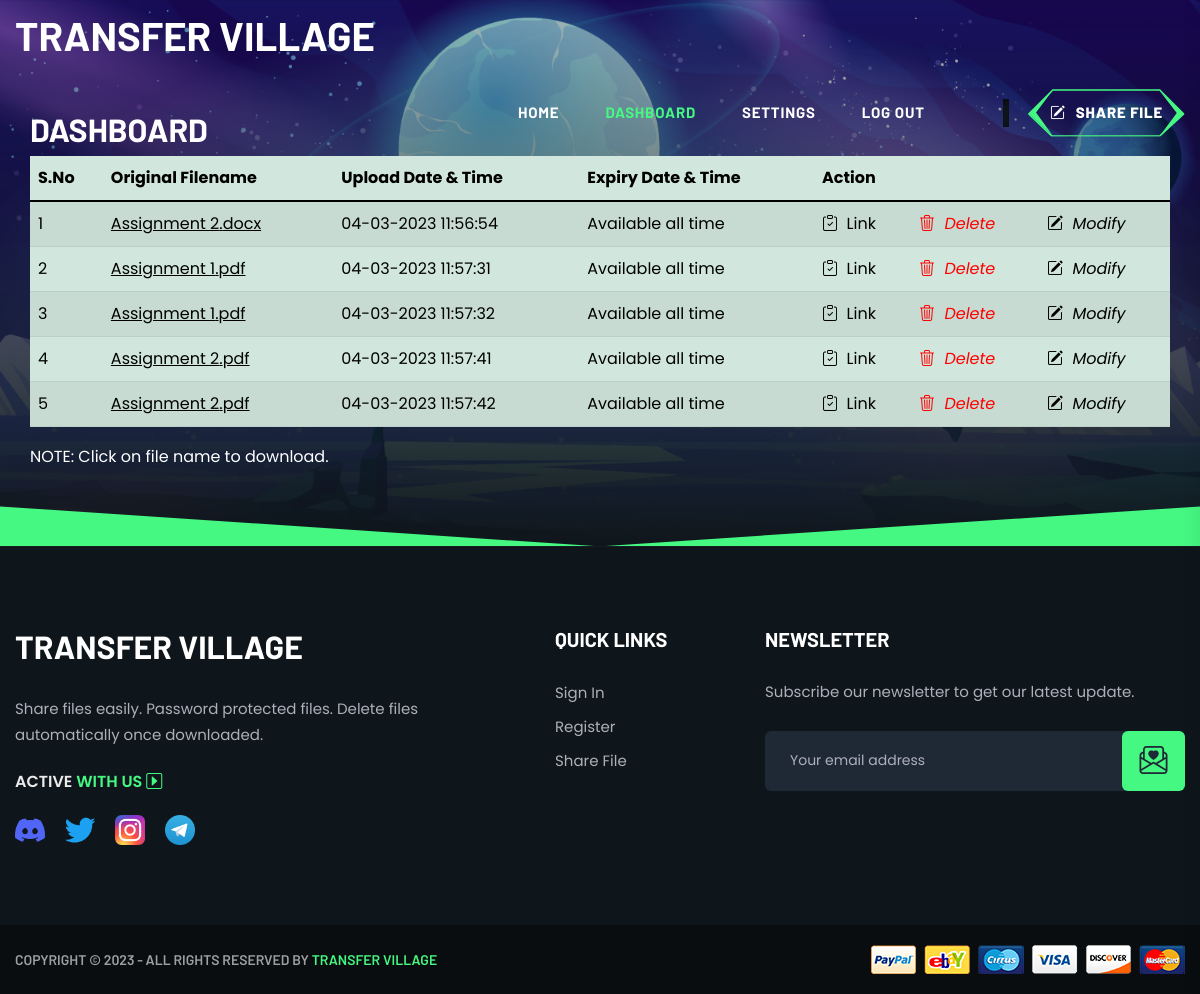
/dashboard/ (signed in), run on an earlier commit of the app's database.
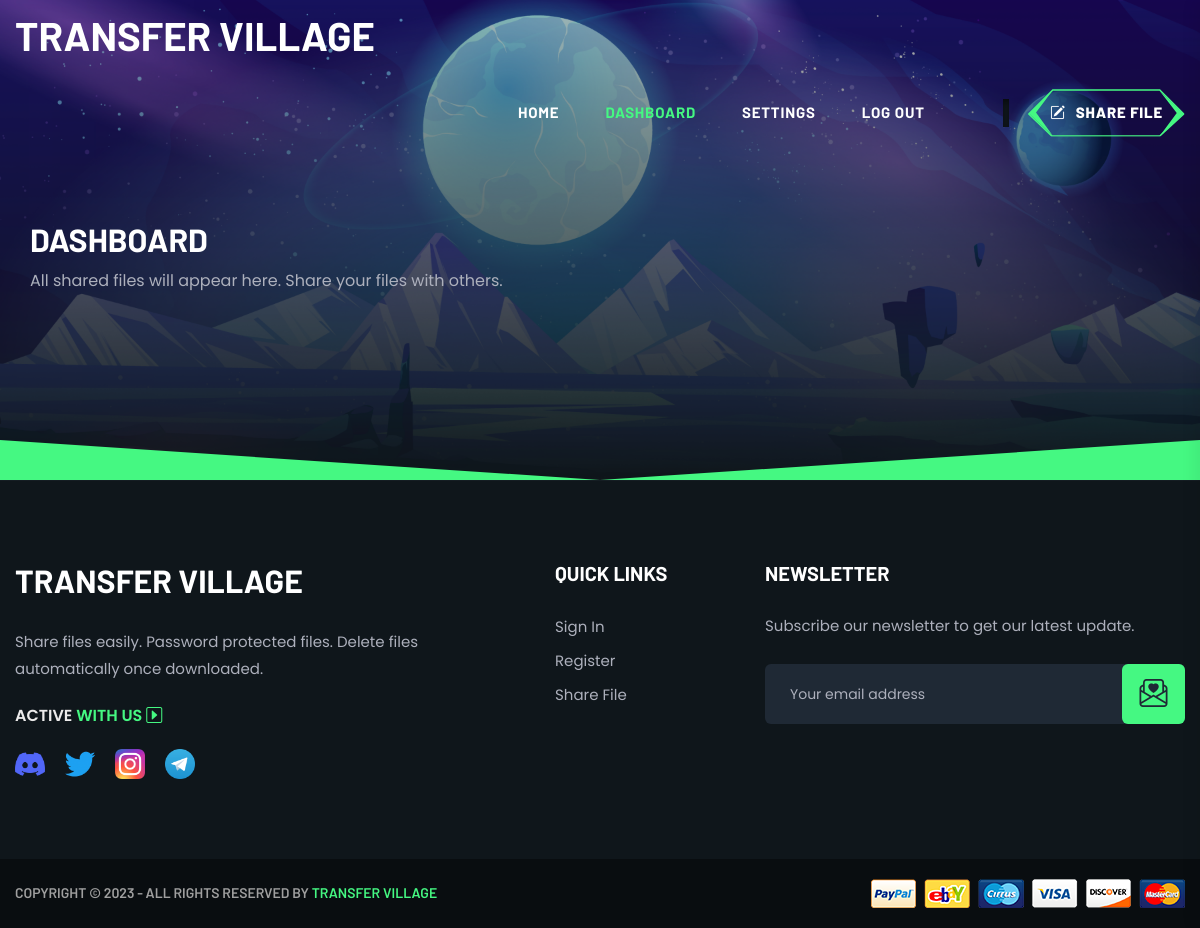
And on a later commit of the database.
### TransferVillage/models.py (models this page shows)
class File(db.Model):
    id = db.Column(db.String(125), primary_key=True)
    folder_name = db.Column(db.String(125))
    original_filename = db.Column(db.String(125))
    filename = db.Column(db.String(125), unique=True)
    is_private = db.Column(db.Boolean, default=False)
    password = db.Column(db.String(1000))
    is_expiry = db.Column(db.Boolean, default=False)
    expires_at = db.Column(db.DateTime)
    uploaded_at = db.Column(db.DateTime)
    link = db.Column(db.String(1000), nullable=False, unique=True)
    user_id = db.Column(db.String(125), db.ForeignKey('user.id'))

### TransferVillage/main/views.py (the view)
@main.route('/dashboard/', methods=['GET','POST'])
@login_required
def dashboard():
    files = File.query.filter_by(user_id=current_user.id).all()
    return render_template('main/dashboard.html', dashboard="active", files=files)

### TransferVillage/models.py (called while the page is built)
@login_manager.user_loader
def load_user(user_id):
    return User.query.get(str(user_id))

### TransferVillage/templates/main/dashboard.html (shortened to what this page needs)
{% extends 'main/base.html' %}
{% block content %}
<main class="main--area">
    <section class="breadcrumb-area breadcrumb__hide-img"
        data-background="{{ url_for('static', filename='assets/img/slider/slider_bg.jpg') }}"
        style="background-image: url(&quot;assets/img/bg/breadcrumb_bg02.jpg&quot;);">
        <div class="container">
            <div class="breadcrumb__wrapper">
                <div class="row">
                    <div class="col-12">
                        <div class="container">
                            <h2> Dashboard</h2>
                            <div class="table-responsive">
                                {% if files %}
                                <table class="table table-success table-striped">
                                    <thead>
                                        <tr>
                                            <th scope="col">S.No</th>
                                            <th scope="col">Original Filename</th>
                                            <th scope="col">Upload Date & Time</th>
                                            <th scope="col">Expiry Date & Time</th>
                                            <th scope="col" colspan="3">Action</th>
                                        </tr>
                                    </thead>
                                    <tbody>
                                        {% for file in files %}
                                        <tr>
                                            <td>{{ loop.index }}</td>
                                            <td><a href="{{ file.link }}"
                                                    style="color: black; text-decoration-line: underline;"
                                                    target="_blank">{{ file.original_filename.split('.')[0] }}.{{
                                                    file.filename.split('.')[1] }}</a></td>
                                            <td>{{ file.uploaded_at.strftime('%d-%m-%Y %H:%M:%S') }}</td>
                                            {% if file.is_expiry %}
                                            <td>{{ file.expires_at.strftime('%d-%m-%Y %H:%M:%S') }}</td>
                                            {% else %}
                                            <td>Available all time</td>
                                            {% endif %}
                                            <td>
                                                <a type="button" onclick="COPYTOCLIPBOARD('{{ file.id }}')"
                                                    id="{{ file.id }}" url="{{ file.link }}">
                                                    <i class="bi bi-clipboard-check new-btn"></i>&nbsp;
                                                    Link</i>
                                                </a>
                                            </td>
                                            <td>
                                                <a type="button" data-bs-toggle="modal"
                                                    data-bs-target="#DeleteModal-{{ file.id }}">
                                                    <i class="bi bi-trash3" style="color: red;">&nbsp;
                                                        Delete</i>
                                                </a>
                                            </td>
                                            <td>
                                                <a type="button" data-bs-toggle="modal"
                                                    data-bs-target="#ModifyModal-{{ file.id }}">
                                                    <i class="bi bi-pencil-square">&nbsp;
                                                        Modify</i>
                                                </a>
                                            </td>
                                        </tr>
                                        {% endfor %}
                                    </tbody>
                                </table>
                                <span style="color: white;">NOTE: Click on file name to download.</span>
                                {% else %}
                                All shared files will appear here. Share your files with others.
                            </div>
                            {% endif %}
                        </div>
                    </div>
                </div>
            </div>
        </div>
    </section>
</main>
{% endblock content %}

### TransferVillage/templates/main/base.html (shortened to what this page needs)
<!doctype html>
<html class="no-js" lang="en">
<head>
    <link rel="stylesheet" href="https://cdn.jsdelivr.net/npm/bootstrap-icons@1.10.3/font/bootstrap-icons.css">
    <link rel="stylesheet" href="{{ url_for('static', filename='assets/css/plugins.css') }}">
    <link rel="stylesheet" href="{{ url_for('static', filename='assets/css/main.css') }}">
</head>
<body>
    <header>
        <div id="sticky-header" class="tg-header__area transparent-header">
            <div class="container custom-container">
                <div class="row">
                    <div class="col-12">
                        <div class="tgmenu__wrap">
                            <nav class="tgmenu__nav">
                                <div class="logo">
                                    <h1><a href="{{ url_for('main.home') }}">Transfer Village</a></h1>
                                </div>
                                <div class="tgmenu__navbar-wrap tgmenu__main-menu d-none d-xl-flex">
                                    <ul class="navigation">
                                        {% if current_user.is_authenticated %}
                                        <li class="{{ home }} menu-item-has-children"><a
                                                href="{{ url_for('main.home') }}">Home</a>
                                        </li>
                                        <li class="{{ dashboard }} menu-item-has-children"><a
                                                href="{{ url_for('main.dashboard') }}">Dashboard</a>
                                        </li>
                                        <li class="{{ settings }} menu-item-has-children"><a
                                                href="{{ url_for('main.settings') }}">Settings</a>
                                        </li>
                                        <li><a href="{{ url_for('main.logout') }}">Log out</a></li>
                                        {% endif %}
                                    </ul>
                                </div>
                                <div class="tgmenu__action d-none d-md-block">
                                    <ul class="list-wrap">
                                        {% if current_user.is_authenticated %}
                                        <li class="header-btn"><a href="{{ url_for('files.upload') }}"
                                                class="tg-border-btn"><i class="bi bi-pencil-square"></i> Share File</a>
                                        </li>
                                        {% endif %}
                                    </ul>
                                </div>
                            </nav>
                        </div>
                    </div>
                </div>
            </div>
        </div>
    </header>
    {% block content %}
    {% endblock %}
    <footer class="footer-style-one">
        <div class="footer__top-wrap">
            <div class="container">
                <div class="row">
                    <div class="col-xl-5 col-lg-6 col-md-8">
                        <div class="footer-widget">
                            <div class="footer-logo logo">
                                <h2>Transfer Village</h2>
                            </div>
                            <div class="footer-text">
                                <p class="desc">Share files
                                    easily. Password protected
                                    files. Delete files automatically once downloaded.</p>
                                <p class="social-title">Active <span>With Us <i
                                            class="bi bi-caret-right-square"></i></span></p>
                                <div class="footer-social">
                                    <a href="#"><img
                                            src="{{ url_for('static', filename='assets/img/icons/social_icon01.png') }}"
                                            alt="iocn"></a>
                                    <a href="#"><img
                                            src="{{ url_for('static', filename='assets/img/icons/social_icon02.png') }}"
                                            alt="iocn"></a>
                                    <a href="#"><img
                                            src="{{ url_for('static', filename='assets/img/icons/social_icon03.png') }}"
                                            alt="iocn"></a>
                                    <a href="#"><img
                                            src="{{ url_for('static', filename='assets/img/icons/social_icon04.png') }}"
                                            alt="iocn"></a>
                                </div>
                            </div>
                        </div>
                    </div>
                    <div class="col-xl-2 col-lg-3 col-md-5 col-sm-6">
                        <div class="footer-widget widget_nav_menu">
                            <h4 class="fw-title">Quick Links</h4>
                            <ul class="list-wrap menu">
                                <li><a href="{{ url_for('main.login') }}">Sign In</a></li>
                                <li><a href="{{ url_for('main.register') }}">Register</a></li>
                                <li><a href="{{ url_for('files.upload') }}">Share File</a></li>
                            </ul>
                        </div>
                    </div>
                    <div class="col-xl-5 col-lg-6 col-md-8">
                        <div class="footer-widget">
                            <h4 class="fw-title">Newsletter</h4>
                            <div class="footer-newsletter">
                                <p>Subscribe our newsletter to get our latest update.</p>
                                <form action="{{ url_for('main.newsletter') }}" method="post"
                                    class="footer-newsletter-form">
                                    <input name="email" type="email" placeholder="Your email address" required>
                                    <button type="submit"><i class="bi bi-envelope-paper-heart"></i></button>
                                </form>
                            </div>
                        </div>
                    </div>
                </div>
            </div>
        </div>
        <div class="copyright__wrap">
            <div class="container">
                <div class="row align-items-center">
                    <div class="col-md-7">
                        <div class="copyright__text">
                            <p>Copyright &copy; 2023 - All Rights Reserved By <span><a
                                        href="{{ url_for('main.home') }}">Transfer Village</a></span></p>
                        </div>
                    </div>
                    <div class="col-md-5">
                        <div class="copyright__card text-center text-md-end">
                            <img src="{{ url_for('static', filename='assets/img/others/payment_card.png') }}"
                                alt="payment card">
                        </div>
                    </div>
                </div>
            </div>
        </div>
    </footer>
</body>
</html>

What changed in the data, as far as the page shows it:
removed File: original_filename "Assignment 2", filename "docx", uploaded_at "04-03-2023 11:56:54", is_expiry "Available all time"
removed File: original_filename "Assignment 1", filename "pdf", uploaded_at "04-03-2023 11:57:31", is_expiry "Available all time"
removed File: original_filename "Assignment 1", filename "pdf", uploaded_at "04-03-2023 11:57:32", is_expiry "Available all time"
removed File: original_filename "Assignment 2", filename "pdf", uploaded_at "04-03-2023 11:57:41", is_expiry "Available all time"
removed File: original_filename "Assignment 2", filename "pdf", uploaded_at "04-03-2023 11:57:42", is_expiry "Available all time"
Also different on the page:
text no longer shown: "S.No Original Filename Upload Date & Time Expiry Date & Time Action NOTE: Click on file name to download."
text now shown: "All shared files will appear here. Share your files with others."
